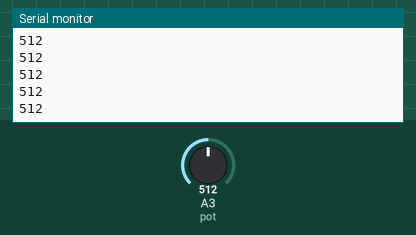
Recording of a sketch running on a simulated Arduino Uno, built with avr-gcc and run on an emulated ATmega328P. Shown: the last lines printed to the serial monitor. Inputs (shaded band) come from the test bench; at power-on: A3 (pot) = 512.

Above: at 1.2 s.
1.3 s: A3 (pot) set to 716
At 1.32 s:
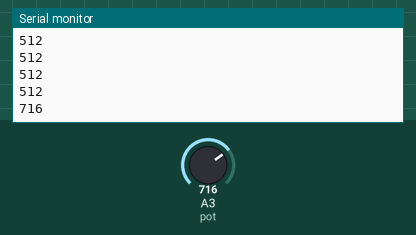
2.8 s: A3 (pot) set to 900
At 2.83 s:
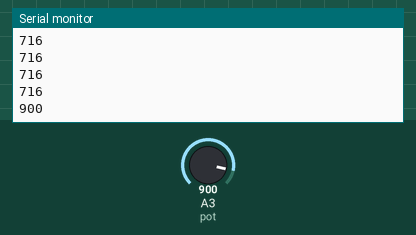
Timing chart, 0 to 5.8 s (numbered marks = the images above; inputs shaded):
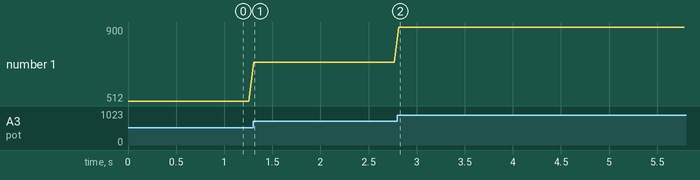

Measured:
- after the input at 1.3 s, the serial monitor: prints a new line at once (image 1)
- after the input at 2.8 s, the serial monitor: prints a new line at once (image 2)
- plotted number 1: 512 → 716 after the input at 1.3 s, 716 → 900 after the input at 2.8 s

The sketch:

anaread.ino
```cpp
// this code was made to read varying analog voltage.
// potentiometer is used and connected to one of analog pin
// https://learn.sparkfun.com/tutorials/analog-to-digital-conversion/all see this site to now
// more about ADC.
#define pot A3
void setup(){
    pinMode(pot,INPUT);
    Serial.begin(9600);
}
void loop(){
    Serial.println(analogRead(pot));
    delay(50);
}
```
